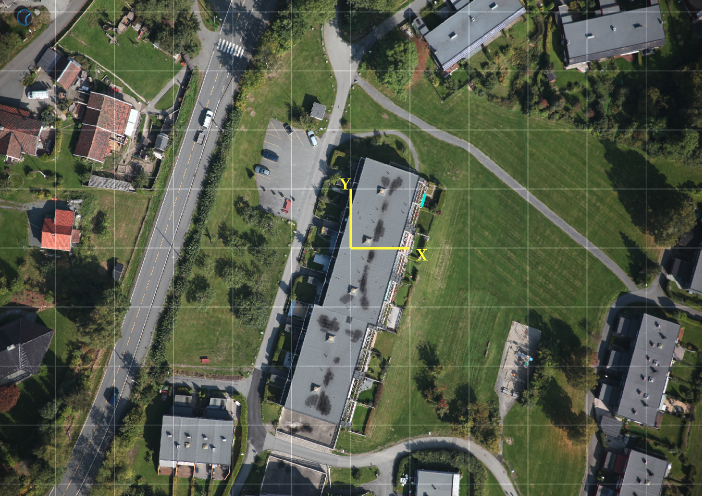
#> input picture images/world_A4.png, 1403 x 992 px (shown at 1/2 size)
$ python homography.py
#> lines starting #> are read from the running program, lines starting #| are printed output that depends on the picture; after the words box and inside, x2 and y2 are one past the last pixel; in counts of white or black regions, pixels touching at a corner belong together
import cv2
import numpy as np
from matplotlib import pyplot as plt


def read_image(filename):
    img = cv2.imread(filename, 0)
    if img is None:
        print('Invalid image:' + filename)
        return None
    else:
        print('Image successfully read...')
        return img


def find_features(img):  # sift
    print("Finding Features...")
    sift = cv2.xfeatures2d.SIFT_create()
    keypoints, descriptors = sift.detectAndCompute(img, None)
    return keypoints, descriptors


def brute_force_match(kp1, kp2, desc1, desc2, min_match_count=10):
    print("Matching Features...")
    matcher = cv2.BFMatcher(cv2.NORM_L2, crossCheck=True)
    matches = matcher.match(desc1, desc2)
    matches = sorted(matches, key=lambda x: x.distance)
    good = []
    for m in matches:
        for n in matches:
            if m != n and m.distance < n.distance * 0.7:
                good.append(m)
    if len(good) > min_match_count:
        src_pts = np.float32([kp1[m.queryIdx].pt for m in good]).reshape(-1, 1, 2)
        dst_pts = np.float32([kp2[m.trainIdx].pt for m in good]).reshape(-1, 1, 2)
    else:
        print("Not enough matches are found - %d/%d" % (len(good), min_match_count))
        src_pts = None
        dst_pts = None
    return src_pts, dst_pts, good


def flann_match(kp1, kp2, desc1, desc2, min_match_count=10):
    FLANN_INDEX_KDTREE = 0
    index_params = dict(algorithm=FLANN_INDEX_KDTREE, trees=5)
    search_params = dict(checks=50)
    flann = cv2.FlannBasedMatcher(index_params, search_params)
    matches = flann.knnMatch(desc1, desc2, k=2)
    good = []
    for m, n in matches:
        if m.distance < 0.7 * n.distance:
            good.append(m)
    if len(good) > min_match_count:
        src_pts = np.float32([kp1[m.queryIdx].pt for m in good]).reshape(-1, 1, 2)
        dst_pts = np.float32([kp2[m.trainIdx].pt for m in good]).reshape(-1, 1, 2)
    else:
        print("Not enough matches are found - %d/%d" % (len(good), min_match_count))
        src_pts = None
        dst_pts = None
    return src_pts, dst_pts, good


def cal_homography(src_pts, dst_pts):
    h_matrix = None
    mask = None
    if src_pts.any and dst_pts.any:
        h_matrix, mask = cv2.findHomography(src_pts, dst_pts, cv2.RANSAC, 5.0)
        return h_matrix, mask
    else:
        return h_matrix, mask


def draw_plots(h_matrix, mask, src_image, dst_image, kp1, kp2, good):
    matches_mask = None
    if h_matrix.any and mask.any:
        matches_mask = mask.ravel().tolist()
        h, w = src_image.shape
        pts = np.float32([[0, 0], [0, h - 1], [w - 1, h - 1], [w - 1, 0]]).reshape(-1, 1, 2)
        dst = cv2.perspectiveTransform(pts, h_matrix)
        dst_image = cv2.polylines(dst_image, [np.int32(dst)], True, 255, 3, cv2.LINE_AA)
        draw_params = dict(matchColor=(0, 255, 0),  # draw matches in green color
                           singlePointColor=None,
                           matchesMask=matches_mask,  # draw only inliers
                           flags=2)
        matches_image = cv2.drawMatches(src_image, kp1, dst_image, kp2, good, None, **draw_params)
        cv2.imwrite('./images/matching_image.jpg', matches_image)
        # plt.imshow(matches_image, 'gray')
        # plt.show()
        matches_image = cv2.resize(matches_image, (0, 0), fx=0.5, fy=0.5, interpolation=cv2.INTER_NEAREST)
        cv2.imshow('drawMatches', matches_image)
        cv2.waitKey(0)
        cv2.destroyAllWindows()


def main():
    src_image = read_image('../images/world_A4.png')
#> in read_image, `img = cv2.imread(filename, 0)`:
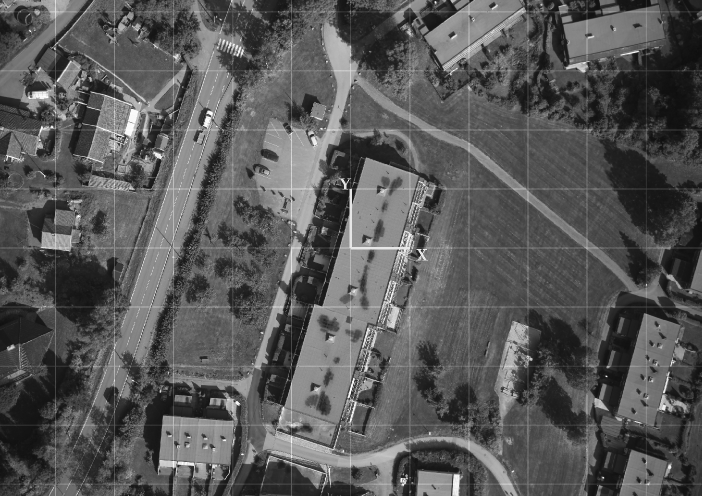
#> img: shape (992, 1403) (shown at 1/2 size); min 10, max 255, mean 87.7
    dst_image = read_image('../images/camera_01.jpg')
#> call 2 of read_image, with filename = '../images/camera_01.jpg'
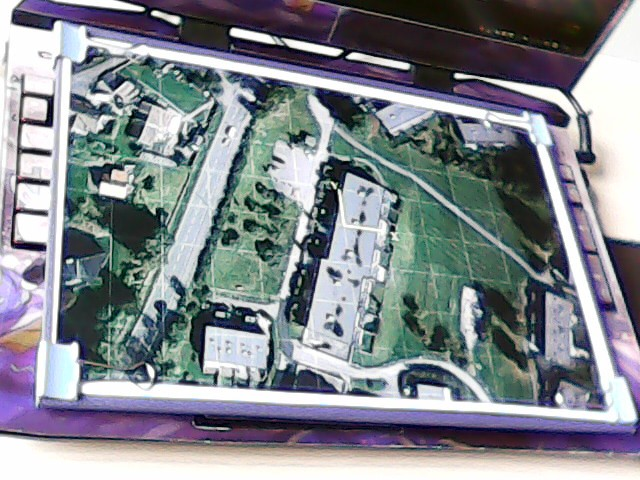
#> input picture images/camera_01.jpg, 640 x 480 px
#> in read_image (call 2), `img = cv2.imread(filename, 0)`:
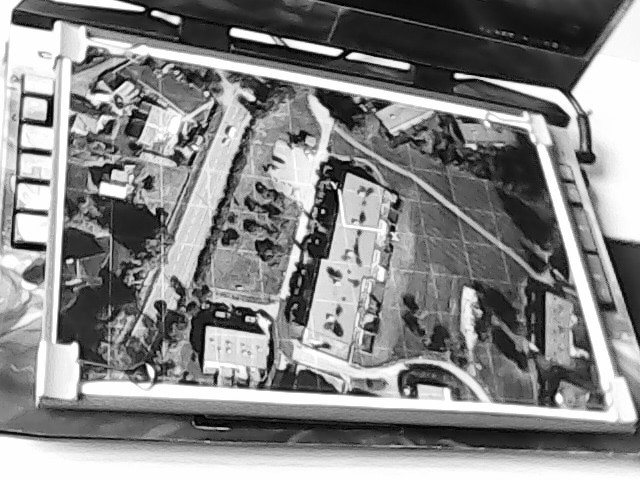
#> img: shape (480, 640); min 0, max 255, mean 134.5
    kp1, desc1 = find_features(src_image)
#> in find_features, `keypoints, descriptors = sift.detectAndCompute(img, None)`: keypoints = 10219 keypoints; strongest (x, y, size): (1213, 752, 2.3), (701, 381, 4.2), (89, 352, 2.4), (320, 784, 2.2)
#> kp1 has the same summary as keypoints in find_features
    kp2, desc2 = find_features(dst_image)
#> in find_features (call 2), `keypoints, descriptors = sift.detectAndCompute(img, None)`: keypoints = 3605 keypoints; strongest (x, y, size): (235, 32, 6.8), (155, 13, 4.4), (175, 20, 6.2), (458, 76, 4.5)
#> kp2 has the same summary as keypoints in find_features
    #  brute_force_match(BFM)
    src_pts, dst_pts, good = brute_force_match(kp1, kp2, desc1, desc2)
#> in brute_force_match, `matches = matcher.match(desc1, desc2)`: matches = 1730 matches
#> after the loop in brute_force_match, `for m in matches:`: good = 477436 matches
#> good = 477436 matches
    h_matrix, mask = cal_homography(src_pts, dst_pts)
#> in cal_homography, `h_matrix, mask = cv2.findHomography(src_pts, dst_pts, cv2.RANSAC, 5.0)`: h_matrix = [[0.41, -0.0305, 71.25], [0.0822, 0.266, 36.18], [0.000153, -0.000216, 1]]
    print(h_matrix)
#| [[ 4.09792450e-01 -3.04534169e-02  7.12506006e+01]
#|  [ 8.21888659e-02  2.65591680e-01  3.61803674e+01]
#|  [ 1.52572239e-04 -2.15692623e-04  1.00000000e+00]]
    #  flann_match(knn)
    src_pts, dst_pts, good = flann_match(kp1, kp2, desc1, desc2)
#> in flann_match, `matches = flann.knnMatch(desc1, desc2, k=2)`: matches = 10219 matches
#> after the loop in flann_match, `for m, n in matches:`: good = 302 matches
#> in flann_match, `src_pts = np.float32([kp1[m.queryIdx].pt for m in good]).reshape(-1, 1..`: src_pts = 302 rows, first 8: [50.88, 554.4], [58.09, 520.5], [64.13, 481.7], [70.74, 164.2], [74.26, 553.1], [79.46, 404.4], [82.81, 298.4], [83.29, 392.1]
#> in flann_match, `dst_pts = np.float32([kp2[m.trainIdx].pt for m in good]).reshape(-1, 1..`: dst_pts = 302 rows, first 8: [85.19, 211.6], [88.04, 199.9], [91.84, 187.7], [301.6, 371.4], [94.91, 211.6], [100, 162.3], [467.9, 285.8], [101, 158.7]
#> good = 302 matches
    h_matrix, mask = cal_homography(src_pts, dst_pts)
#> h_matrix = [[0.409, -0.0306, 71.44], [0.0819, 0.265, 36.25], [0.000152, -0.000216, 1]]; mask = 302 values, max 1 at index 0, min 0 at index 3, mean 0.93
    print(h_matrix)
#| [[ 4.09271907e-01 -3.06034665e-02  7.14371158e+01]
#|  [ 8.18744842e-02  2.65426614e-01  3.62511799e+01]
#|  [ 1.52130304e-04 -2.16354577e-04  1.00000000e+00]]
    draw_plots(h_matrix, mask, src_image, dst_image, kp1, kp2, good)
#> in draw_plots, `matches_mask = mask.ravel().tolist()`: matches_mask has the same summary as mask in main
#> in draw_plots, `dst = cv2.perspectiveTransform(pts, h_matrix)`: dst = [[71.44, 36.25], [52.33, 381], [615.6, 414.5], [531.8, 124.5]]
#> in draw_plots, `dst_image = cv2.polylines(dst_image, [np.int32(dst)], True, 255, 3, cv..`:
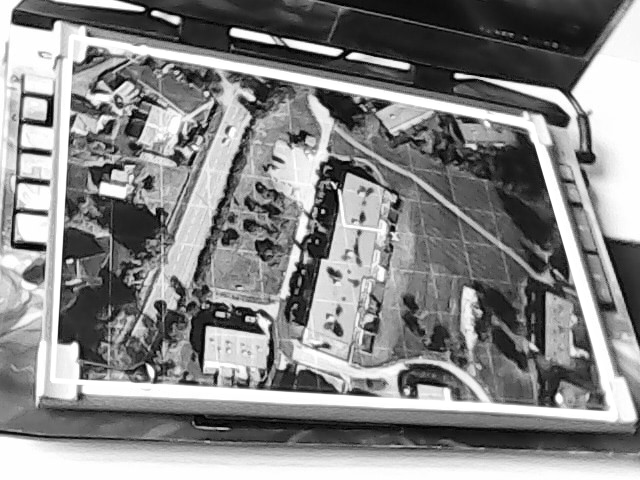
#> dst_image: shape (480, 640); 2.66% of pixels changed, all inside (x1, y1, x2, y2) = (49, 33, 619, 417)
#> in draw_plots, `draw_params = dict(matchColor=(0, 255, 0),`: draw_params = 4 items
#> in draw_plots, `matches_image = cv2.drawMatches(src_image, kp1, dst_image, kp2, good, ..`:
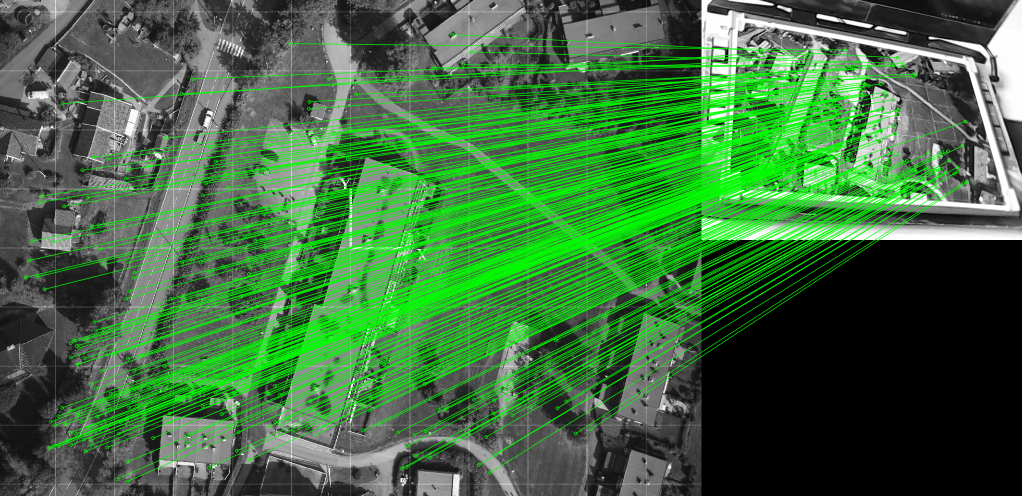
#> matches_image: shape (992, 2043, 3) (shown at 1/2 size); mean of channels 0, 1, 2 64, 108.9, 64; drawn as B, G, R
#> in draw_plots, `matches_image = cv2.resize(matches_image, (0, 0), fx=0.5, fy=0.5, inte..`:
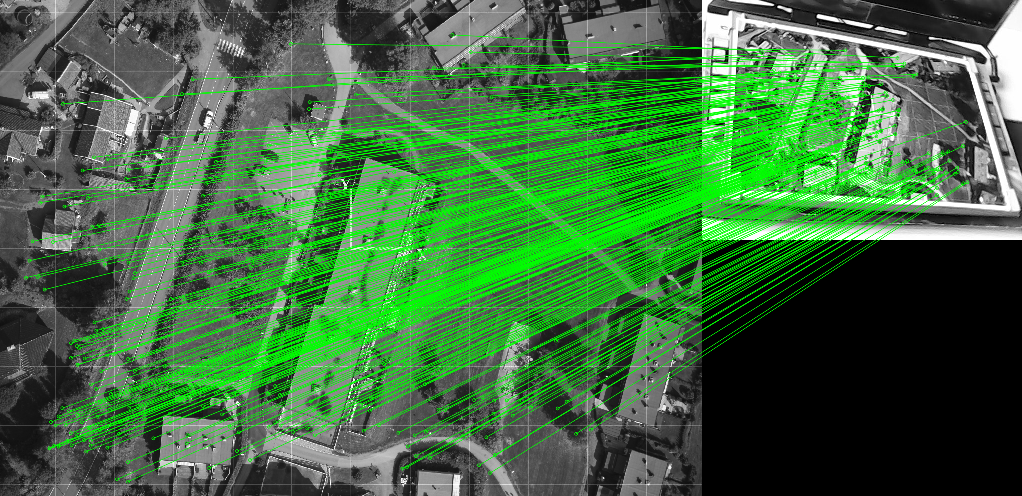
#> matches_image: shape (496, 1022, 3); mean of channels 0, 1, 2 64, 108.8, 64; drawn as B, G, R


if __name__ == '__main__':
    main()
